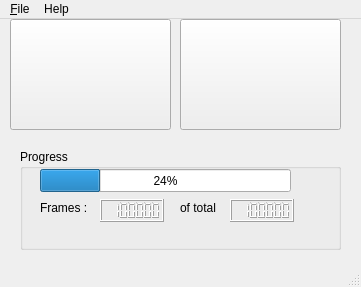
<ui version="4.0" >
 <author></author>
 <comment></comment>
 <exportmacro></exportmacro>
 <class>MainWindow</class>
 <widget class="QMainWindow" name="MainWindow" >
  <property name="geometry" >
   <rect>
    <x>0</x>
    <y>0</y>
    <width>361</width>
    <height>287</height>
   </rect>
  </property>
  <property name="windowTitle" >
   <string>MainWindow</string>
  </property>
  <property name="windowIcon" >
   <iconset resource="pspmovie.qrc" >:/images/sonypsp.png</iconset>
  </property>
  <widget class="QWidget" name="centralwidget" >
   <widget class="QPushButton" name="transcodeButton" >
    <property name="geometry" >
     <rect>
      <x>10</x>
      <y>0</y>
      <width>161</width>
      <height>111</height>
     </rect>
    </property>
    <property name="contextMenuPolicy" >
     <enum>Qt::NoContextMenu</enum>
    </property>
    <property name="toolTip" >
     <string>Transcode movie to PSP format</string>
    </property>
    <property name="statusTip" >
     <string>Transcode movie to PSP format</string>
    </property>
    <property name="icon" >
     <iconset resource="pspmovie.qrc" >:/mainwin/images/folder_video.png</iconset>
    </property>
    <property name="iconSize" >
     <size>
      <width>96</width>
      <height>96</height>
     </size>
    </property>
   </widget>
   <widget class="QPushButton" name="xferButton" >
    <property name="geometry" >
     <rect>
      <x>180</x>
      <y>0</y>
      <width>161</width>
      <height>111</height>
     </rect>
    </property>
    <property name="contextMenuPolicy" >
     <enum>Qt::NoContextMenu</enum>
    </property>
    <property name="toolTip" >
     <string>Exchange movies between PSP and PC</string>
    </property>
    <property name="statusTip" >
     <string>Exchange movies between PSP and PC</string>
    </property>
    <property name="icon" >
     <iconset resource="pspmovie.qrc" >:/mainwin/images/reload.png</iconset>
    </property>
    <property name="iconSize" >
     <size>
      <width>96</width>
      <height>96</height>
     </size>
    </property>
   </widget>
   <widget class="QGroupBox" name="groupBox" >
    <property name="geometry" >
     <rect>
      <x>20</x>
      <y>130</y>
      <width>321</width>
      <height>101</height>
     </rect>
    </property>
    <property name="title" >
     <string>Progress</string>
    </property>
    <widget class="QLabel" name="label" >
     <property name="geometry" >
      <rect>
       <x>20</x>
       <y>50</y>
       <width>75</width>
       <height>17</height>
      </rect>
     </property>
     <property name="text" >
      <string>Frames :</string>
     </property>
    </widget>
    <widget class="QLabel" name="label_2" >
     <property name="geometry" >
      <rect>
       <x>160</x>
       <y>50</y>
       <width>54</width>
       <height>17</height>
      </rect>
     </property>
     <property name="text" >
      <string>of total</string>
     </property>
    </widget>
    <widget class="QLCDNumber" name="lcdNumberFrames" >
     <property name="geometry" >
      <rect>
       <x>80</x>
       <y>50</y>
       <width>64</width>
       <height>23</height>
      </rect>
     </property>
     <property name="numDigits" >
      <number>7</number>
     </property>
     <property name="segmentStyle" >
      <enum>QLCDNumber::Filled</enum>
     </property>
     <property name="value" stdset="0" >
      <double>900000</double>
     </property>
     <property name="intValue" stdset="0" >
      <number>900000</number>
     </property>
    </widget>
    <widget class="QLCDNumber" name="lcdNumberFramesTotal" >
     <property name="geometry" >
      <rect>
       <x>210</x>
       <y>50</y>
       <width>64</width>
       <height>23</height>
      </rect>
     </property>
     <property name="numDigits" >
      <number>7</number>
     </property>
     <property name="segmentStyle" >
      <enum>QLCDNumber::Filled</enum>
     </property>
     <property name="value" stdset="0" >
      <double>900000</double>
     </property>
     <property name="intValue" stdset="0" >
      <number>900000</number>
     </property>
    </widget>
    <widget class="QProgressBar" name="progressBar" >
     <property name="geometry" >
      <rect>
       <x>20</x>
       <y>20</y>
       <width>251</width>
       <height>23</height>
      </rect>
     </property>
     <property name="value" >
      <number>24</number>
     </property>
     <property name="orientation" >
      <enum>Qt::Horizontal</enum>
     </property>
    </widget>
   </widget>
  </widget>
  <widget class="QMenuBar" name="menubar" >
   <property name="geometry" >
    <rect>
     <x>0</x>
     <y>0</y>
     <width>361</width>
     <height>27</height>
    </rect>
   </property>
   <widget class="QMenu" name="menuHelp" >
    <property name="title" >
     <string>Help</string>
    </property>
    <addaction name="action_About" />
   </widget>
   <widget class="QMenu" name="menu_File" >
    <property name="title" >
     <string>&amp;File</string>
    </property>
    <addaction name="actionTranscode" />
    <addaction name="actionTransfer" />
    <addaction name="separator" />
    <addaction name="actionE_xit" />
   </widget>
   <addaction name="menu_File" />
   <addaction name="menuHelp" />
  </widget>
  <widget class="QStatusBar" name="statusbar" />
  <action name="actionTranscode" >
   <property name="text" >
    <string>&amp;Transcode</string>
   </property>
  </action>
  <action name="actionTransfer" >
   <property name="text" >
    <string>T&amp;ransfer</string>
   </property>
  </action>
  <action name="action_About" >
   <property name="text" >
    <string>&amp;About</string>
   </property>
  </action>
  <action name="actionE_xit" >
   <property name="text" >
    <string>E&amp;xit</string>
   </property>
  </action>
 </widget>
 <pixmapfunction></pixmapfunction>
 <resources>
  <include location="pspmovie.qrc" />
 </resources>
 <connections/>
</ui>
